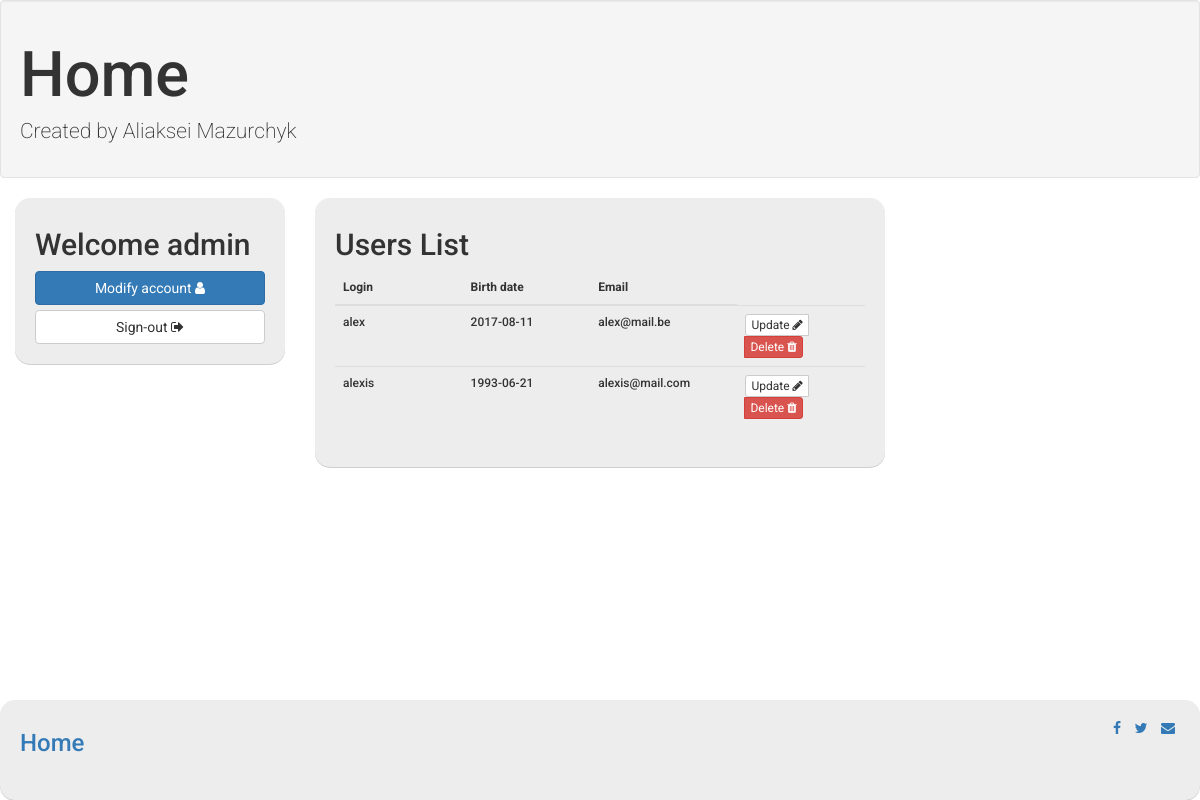
The app's page /index.php (signed in), older data.
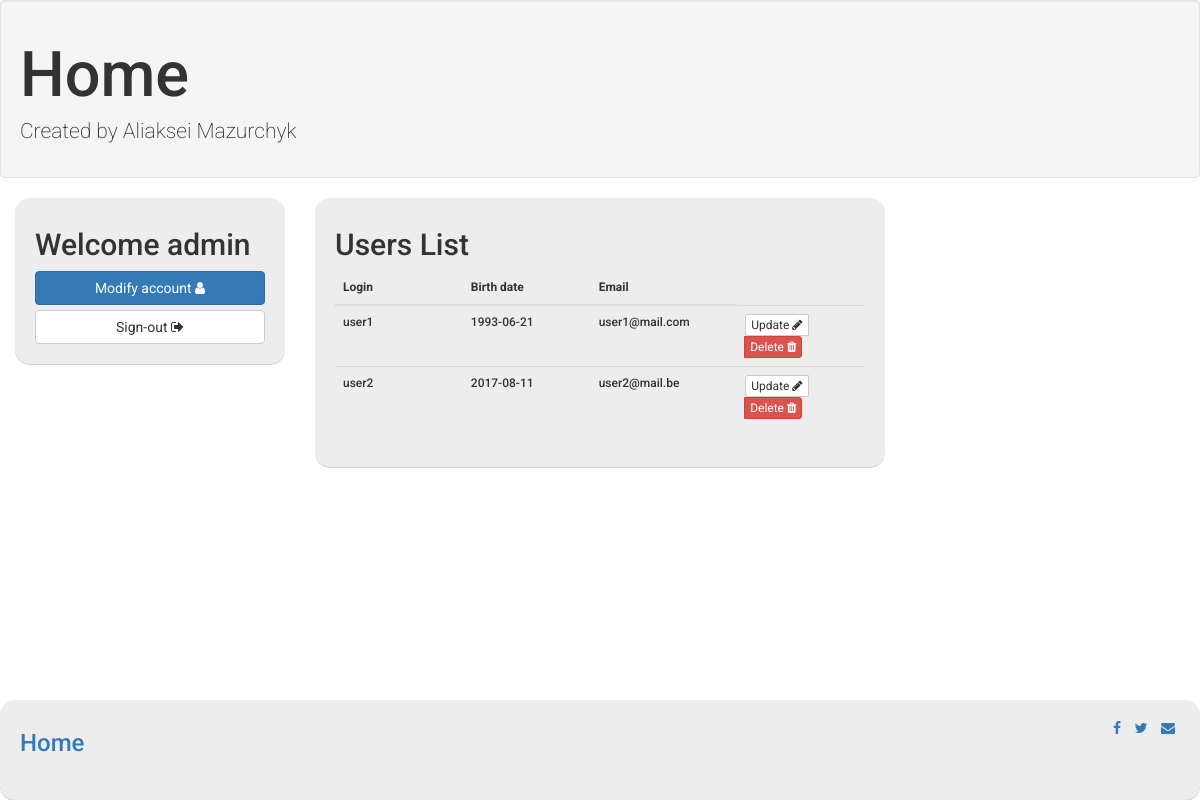
The same page, newer data.
### tables this page shows
CREATE TABLE `users` (
  `login` varchar(50) NOT NULL,
  `birth_date` date NOT NULL,
  `e_mail` varchar(100) NOT NULL,
  `pass_word` varchar(60) NOT NULL,
  `security_level` int(2) NOT NULL DEFAULT '5'
);

### index.php (called while the page is built, shortened)
<?php
require 'Controllers/router.php';
$router = new Router();
$router->Routing_Request();

### Models/users.php (called while the page is built, shortened)
<?php
class  user
{
    public function GetUsers()
    {
        $db = database::DBConnect();
        $req = $db->prepare("SELECT * from users ORDER BY login ASC");
        $req->execute();
        $res = $req->fetchAll();
        return $res;
    }
}

### Views/partial_users_links.php (the view)
<div class=" col-md-offset-0 col-md-6 left">
    <div class="form-login">
        <h2>Users List</h2>
        <table class="table table-hover">
            <thead>
            <tr>
                <th>Login</th>
                <th>Birth date</th>
                <th>Email</th>
            </tr>
            </thead>
            <tbody>
            <?php foreach($users as $user){ if($user['login']!='admin'){?>
                <tr>
                    <td class="col-md-2"><?php echo $user['login']; ?></td>
                    <td class="col-md-2"><?php echo $user['birth_date']; ?></td>
                    <td class="col-md-2"><?php echo $user['e_mail']; ?></td>
                    <td class="btn-group col-md-2">
                        <a href="index.php?action=get_user&user=<?php echo $user['login']; ?>" class="btn btn-default btn-xs">Update <i class="fa fa-pencil"></i></a>
                        <a href="index.php?action=delete_user&user=<?php echo $user['login']; ?>" class="btn btn-danger btn-xs">Delete <i class="fa fa-trash"></i></a>
                    </td>
                </tr>
            <?php } } ?>
            </tbody>
        </table>
    </div>
</div>

### Views/view_home.php (shortened to what this page needs)
<?php
$this->title = "Home"; ?>
<div class=" col-md-offset-0 col-md-3">
    <?php
    if($_SESSION['lvl']==1)
    {
        require 'partial_sign_in.php';
    }
    else
    {
        require 'partial_menu.php';
    }
    ?>
</div>
<?php
if($_SESSION['lvl']==10)
{
    require 'partial_users_links.php';
}
else
{
    require 'partial_users_list.php';
}
?>

### Views/partial_menu.php
<div class="form-login">
    <h2><?php echo $message ?></h2>
    <a href="index.php?action=update_user_form" class="btn btn-primary btn-block btn-md">Modify account <i class="fa fa-user "></i></a>
    <a href="index.php?action=sign_out" class="btn btn-default btn-block btn-md">Sign-out <i class="fa fa-sign-out"></i></a>
</div>

### Views/layout.php (shortened to what this page needs)
<!doctype html>
<html lang="en" class="no-js">
<head>
    <link rel="stylesheet" type="text/css" href="Styles\bootstrap\css\bootstrap.min.css">
    <link rel="stylesheet" type="text/css" href="Styles\style.css">
    <link href="//maxcdn.bootstrapcdn.com/font-awesome/4.2.0/css/font-awesome.min.css" rel="stylesheet">
</head>
<body>
<div class="jumbotron well">
    <h1><?= $title ?></h1>
    <p>Created by Aliaksei Mazurchyk</p>
</div>
<div>
    <h6><?= $content ?></h6>
</div>
<footer class="form-login">
    <h3 class="pull-left"><a href="index.php">Home</a> </h3></p>
    <div class="pull-right">
        <ul class="list-inline">
            <li><a href="https://www.facebook.com/alexis.mazurchyk"><i class="fa fa-facebook  "></i></a></li>
            <li><a href="https://twitter.com/Tortumine?lang=fr"><i class="fa fa-twitter "></i></a></li>
            <li><a href="mailto:aliaksei.mazurchyk@student.hel.be"><i class="fa fa-envelope "></i></a></li>
        </ul>
    </div>
</footer>
</body>
</html>

### Controllers/router.php (shortened to what this page needs)
<?php
require_once 'c_home.php';
class Router
{
    private $ctrl_home;
    private $ctrl_user;
    public function __construct()
    {
        $this->ctrl_home = new c_home();
        $this->ctrl_user = new c_user();
    }
    public function Routing_Request()
    {
        try {
            if (isset($_SESSION['log']) && ($_SESSION['lvl'] == 5))
            {
                if (isset($_GET['action'])) {
                    if ($_GET['action'] == 'sign_out')
                    {
                        session_destroy();
                        header('Location: index.php');
                    }
                    elseif ($_GET['action'] == 'update_user_form')
                    {
                        $this->ctrl_user->UserUpdateForm5();
                    }
                    elseif ($_GET['action'] == 'update5')
                    {
                        $login=$_SESSION['log'];
                        $mail=$_POST["userEmail"];
                        $birth=$_POST["userBirthDate"];
                        $password=$_POST["userPassword_A"];
                        $this->ctrl_user->UserUpdate5($login,$birth,$mail,$password);
                    }
                    else
                    {
                        $this->ctrl_home->Home();
                    }
                }
                else
                {
                    $this->ctrl_home->Home();
                }
            }
            elseif (isset($_SESSION['log']) && ($_SESSION['lvl'] == 10))
            {
                if (isset($_GET['action']))
                {
                    if ($_GET['action'] == 'sign_out')
                    {
                        session_destroy();
                        header('Location: index.php');
                    }
                    elseif ($_GET['action'] == 'update_user_form')
                    {
                        $this->ctrl_user->UserUpdateForm5();
                    }
                    elseif ($_GET['action'] == 'update5')
                    {
                        $login=$_SESSION['log'];
                        $mail=$_POST["userEmail"];
                        $birth=$_POST["userBirthDate"];
                        $password=$_POST["userPassword_A"];
                        $this->ctrl_user->UserUpdate5($login,$birth,$mail,$password);
                    }
                    elseif ($_GET['action'] == 'get_user')
                    {
                        if(isset($_GET['user']))
                        {
                            $user=$_GET['user'];
                            $this->ctrl_user->UserUpdateForm10($user);
                        }
                        else
                        {
                            $this->ctrl_home->Home();
                        }
                    }
                    elseif ($_GET['action'] == 'update10')
                    {
                        if(isset($_GET['user']))
                        {
                            $user=$_GET['user'];
                            $mail=$_POST["userEmail"];
                            $birth=$_POST["userBirthDate"];
                            $password=$_POST["userPassword_A"];
                            $lvl=$_POST["userLevel"];
                            $this->ctrl_user->UserUpdate10($user,$birth,$mail,$password,$lvl);
                        }
                        else
                        {
                            $this->ctrl_home->Home();
                        }
                    }
                    elseif ($_GET['action'] == 'delete_user')
                    {
                        $user=$_GET['user'];
                        $this->ctrl_user->UserDelete10($user);
                    }
                    else
                    {
                        $this->ctrl_home->Home();
                    }
                }
                else
                {
                    $this->ctrl_home->Home();
                }
            }
    }
    catch (Exception $e)
    {
        $this->error($e->getMessage());}
    }
}

### Controllers/c_home.php (shortened to what this page needs)
<?php
require_once 'Models/users.php';
require_once 'Views/view.php';
class C_home
{
    public function Home()
    {
        if (isset($_SESSION['log']) && ($_SESSION['lvl'] == 5))
        {
            $view = new View("home");
            $user= new user();
            $users = $user->GetUsersLogin();
            $view->generate(array('message'=>('Welcome '.$_SESSION['log']),'users'=>$users));
        }
        elseif (isset($_SESSION['log']) && ($_SESSION['lvl'] == 10))
        {
            $view = new View("home");
            $user= new user();
            $users = $user->GetUsers();
            $view->generate(array('message'=>('Welcome '.$_SESSION['log']),'users'=>$users));
        }
        else
        {
            $view = new View("home");
            $user= new user();
            $users = $user->GetUsersLogin();
            $view->generate(array('message'=>"Sign-in or Sign-up ?",'users'=>$users));
        }
    }
}

### Views/view.php (shortened to what this page needs)
<?php
class View {
    private $file;
    private $title;
    public function __construct($action) {
        $this->file = "Views/view_" . $action . ".php";
    }
    public function generate($data) {
        $content = $this->gen_file($this->file, $data);
        $view = $this->gen_file('Views/layout.php',array('title' => $this->title, 'content' => $content));
        echo $view;
    }
    private function gen_file($file, $data) {
        if (file_exists($file))
        {
            extract($data);
            require $file;
            return ob_get_clean();
        }
        else {
            throw new Exception("404 File '$file' not found");
        }
    }
}

### Styles/style.css (style rules this page uses)
body { background-color:#fff; -webkit-font-smoothing: antialiased; font: normal 14px Roboto,arial,sans-serif; }
.form-login { background-color: #EDEDED; padding-top: 10px; padding-bottom: 20px; padding-left: 20px; padding-right: 20px; border-radius: 15px; border-color:#d2d2d2; border-width: 5px; box-shadow:0 1px 0 #cfcfcf; }
footer { position: fixed; height: 100px; bottom: 0; width: 100%; }

Row changes from the older to the newer data that the page shows:
removed users: login "alex", birth_date "2017-08-11", e_mail "alex@mail.be"
removed users: login "alexis", birth_date "1993-06-21", e_mail "alexis@mail.com"
added users: login "user1", birth_date "1993-06-21", e_mail "user1@mail.com"
added users: login "user2", birth_date "2017-08-11", e_mail "user2@mail.be"
